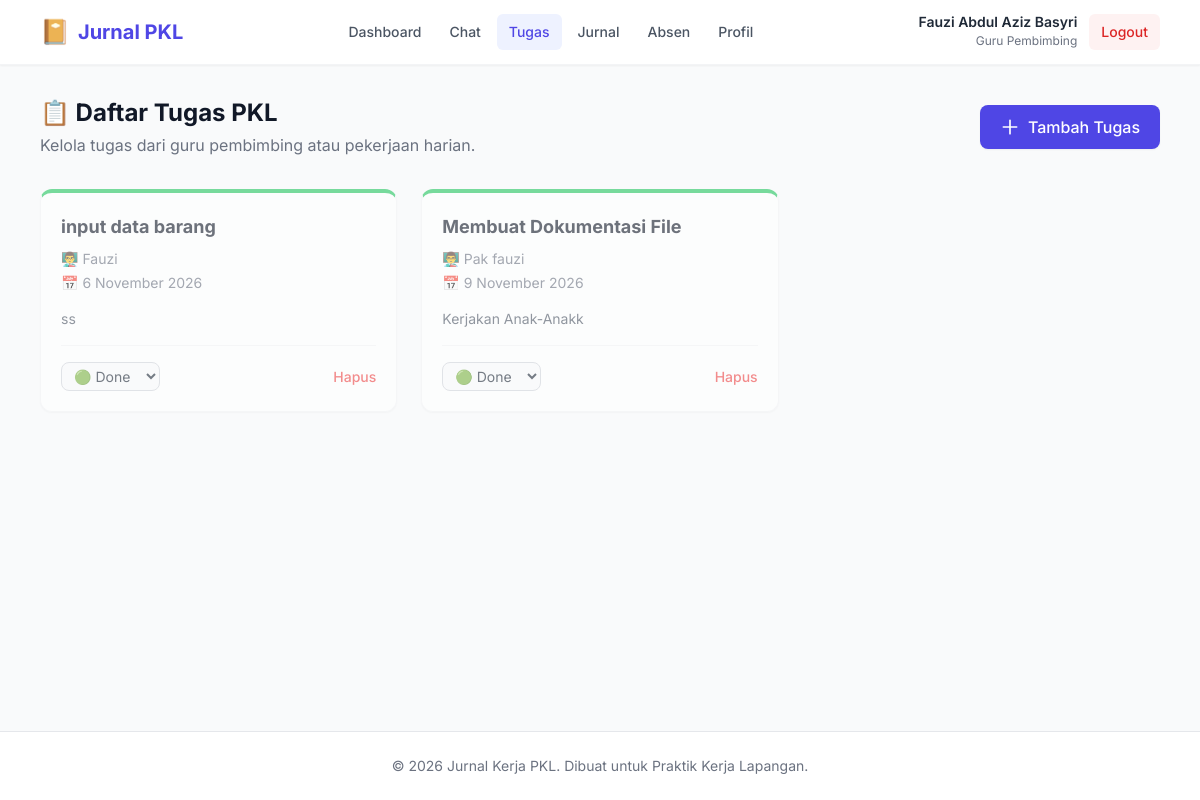
The page /tasks.php (signed in) on the database its author committed.
### tables this page shows
CREATE TABLE `tasks` (
  `id` int(11) NOT NULL,
  `title` varchar(200) NOT NULL,
  `description` text DEFAULT NULL,
  `teacher_name` varchar(100) DEFAULT NULL,
  `deadline` date DEFAULT NULL,
  `status` enum('todo','doing','done') DEFAULT 'todo',
  `created_by` int(11) NOT NULL,
  `created_at` timestamp NOT NULL DEFAULT current_timestamp()
);

### includes/functions.php (called while the page is built, shortened)
<?php
function e($str) {
    return htmlspecialchars($str ?? '', ENT_QUOTES, 'UTF-8');
}
function tanggalIndo($date) {
    $bulan = [1=>'Januari','Februari','Maret','April','Mei','Juni',
              'Juli','Agustus','September','Oktober','November','Desember'];
    $ts = strtotime($date);
    return date('j', $ts) . ' ' . $bulan[(int)date('n', $ts)] . ' ' . date('Y', $ts);
}

### tasks.php (the view, shortened to what this page needs)
<?php
require_once __DIR__ . '/includes/header.php';
$stmt = $pdo->query("SELECT * FROM tasks ORDER BY
    CASE status WHEN 'todo' THEN 1 WHEN 'doing' THEN 2 WHEN 'done' THEN 3 END,
    deadline ASC, created_at DESC");
$tasks = $stmt->fetchAll();
?>
<div class="flex flex-col md:flex-row justify-between items-start md:items-center mb-8 gap-4">
    <div>
        <h1 class="text-2xl font-bold text-gray-900">📋 Daftar Tugas PKL</h1>
        <p class="text-gray-500 mt-1">Kelola tugas dari guru pembimbing atau pekerjaan harian.</p>
    </div>
    <button onclick="document.getElementById('form-add').classList.toggle('hidden')" class="bg-primary hover:bg-indigo-700 text-white px-5 py-2.5 rounded-lg font-medium transition-colors shadow-sm flex items-center gap-2">
        <svg class="w-5 h-5" fill="none" stroke="currentColor" viewBox="0 0 24 24"><path stroke-linecap="round" stroke-linejoin="round" stroke-width="2" d="M12 4v16m8-8H4"></path></svg>
        Tambah Tugas
    </button>
</div>
<div class="grid grid-cols-1 md:grid-cols-2 lg:grid-cols-3 gap-6">
    <?php foreach ($tasks as $t):
        $borderColor = $t['status'] === 'todo' ? 'border-t-red-500' : ($t['status'] === 'doing' ? 'border-t-yellow-400' : 'border-t-green-500');
        $bgOpacity = $t['status'] === 'done' ? 'opacity-60' : '';
    ?>
        <div class="bg-white rounded-xl shadow-sm border border-gray-100 border-t-4 <?= $borderColor ?> <?= $bgOpacity ?> p-5 transition-all" id="card-<?= $t['id'] ?>">
            <h3 class="font-bold text-gray-900 text-lg mb-2"><?= e($t['title']) ?></h3>
            <div class="text-sm text-gray-500 mb-4 space-y-1">
                <p>👨‍🏫 <?= e($t['teacher_name'] ?: 'Tidak disebutkan') ?></p>
                <p>📅 <?= $t['deadline'] ? tanggalIndo($t['deadline']) : 'Tanpa deadline' ?></p>
            </div>
            <?php if ($t['description']): ?>
                <p class="text-sm text-gray-600 mb-4 line-clamp-2"><?= e($t['description']) ?></p>
            <?php endif; ?>
            <div class="flex items-center justify-between mt-auto pt-4 border-t border-gray-100">
                <select class="text-sm border border-gray-300 rounded-lg px-2 py-1 bg-gray-50 focus:ring-primary focus:border-primary cursor-pointer" onchange="updateStatus(<?= $t['id'] ?>, this.value)">
                    <option value="done" <?= $t['status'] === 'done' ? 'selected' : '' ?>>🟢 Done</option>
                </select>
                <a href="?delete=<?= $t['id'] ?>" onclick="return confirm('Hapus tugas ini?')" class="text-red-500 hover:text-red-700 text-sm font-medium transition-colors">Hapus</a>
            </div>
        </div>
    <?php endforeach; ?>
</div>
<?php require_once __DIR__ . '/includes/footer.php'; ?>

### assets/css/style.css (style rules this page uses)
body { margin: 0; padding: 0; }

### rows shown on the page
tasks: title "input data barang", teacher_name "Fauzi", deadline "6 November 2026", description "ss", status+id "🟢 Done"
tasks: title "Membuat Dokumentasi File", teacher_name "Pak fauzi", deadline "9 November 2026", description "Kerjakan Anak-Anakk", status+id "🟢 Done"

### other values the page prints
$label "Dashboard"
$label "Chat"
$label "Tugas"
$label "Jurnal"
$label "Absen"
$label "Profil"
$user['name'] "Fauzi Abdul Aziz Basyri"
APP_NAME "Jurnal Kerja PKL"
